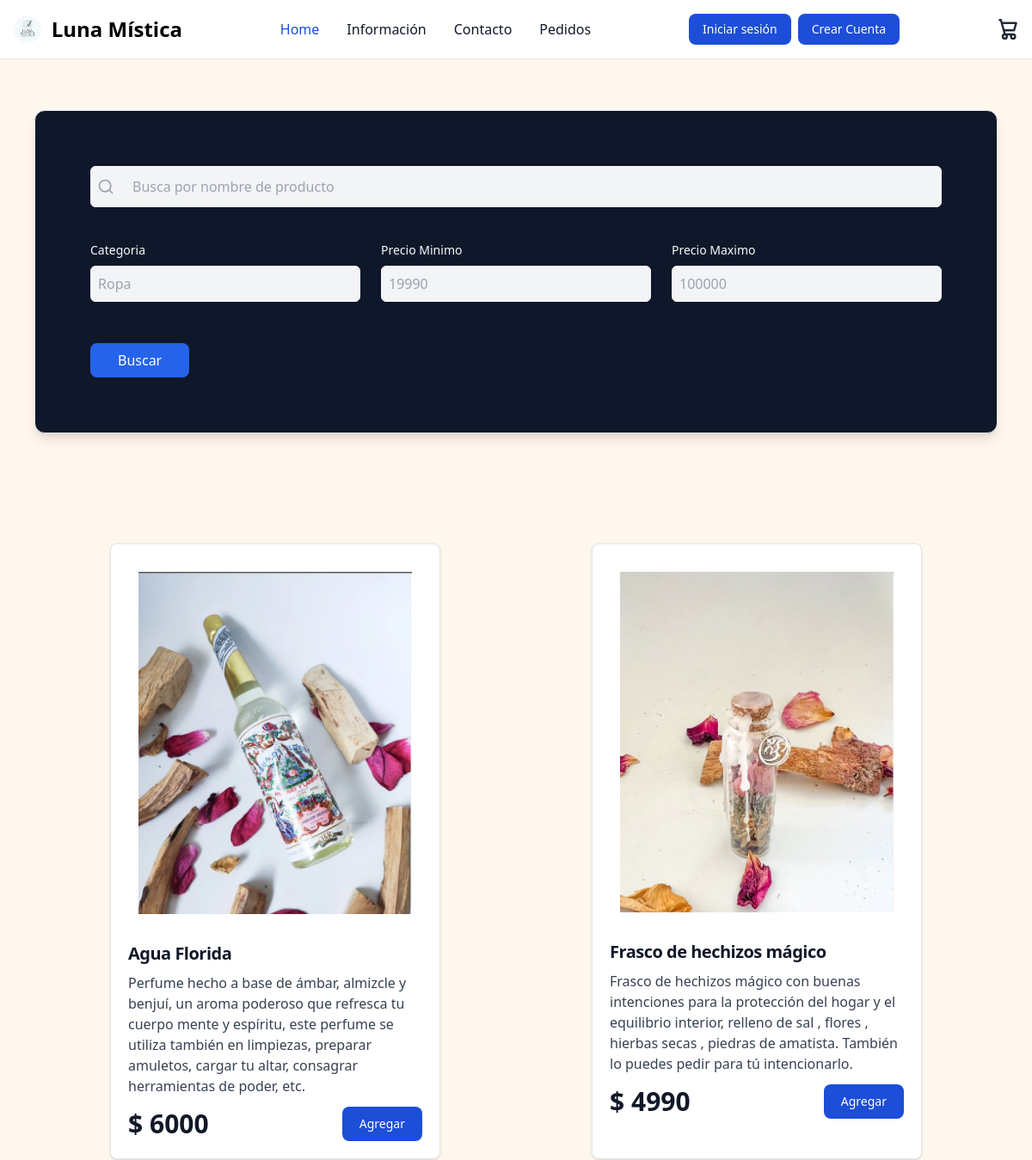
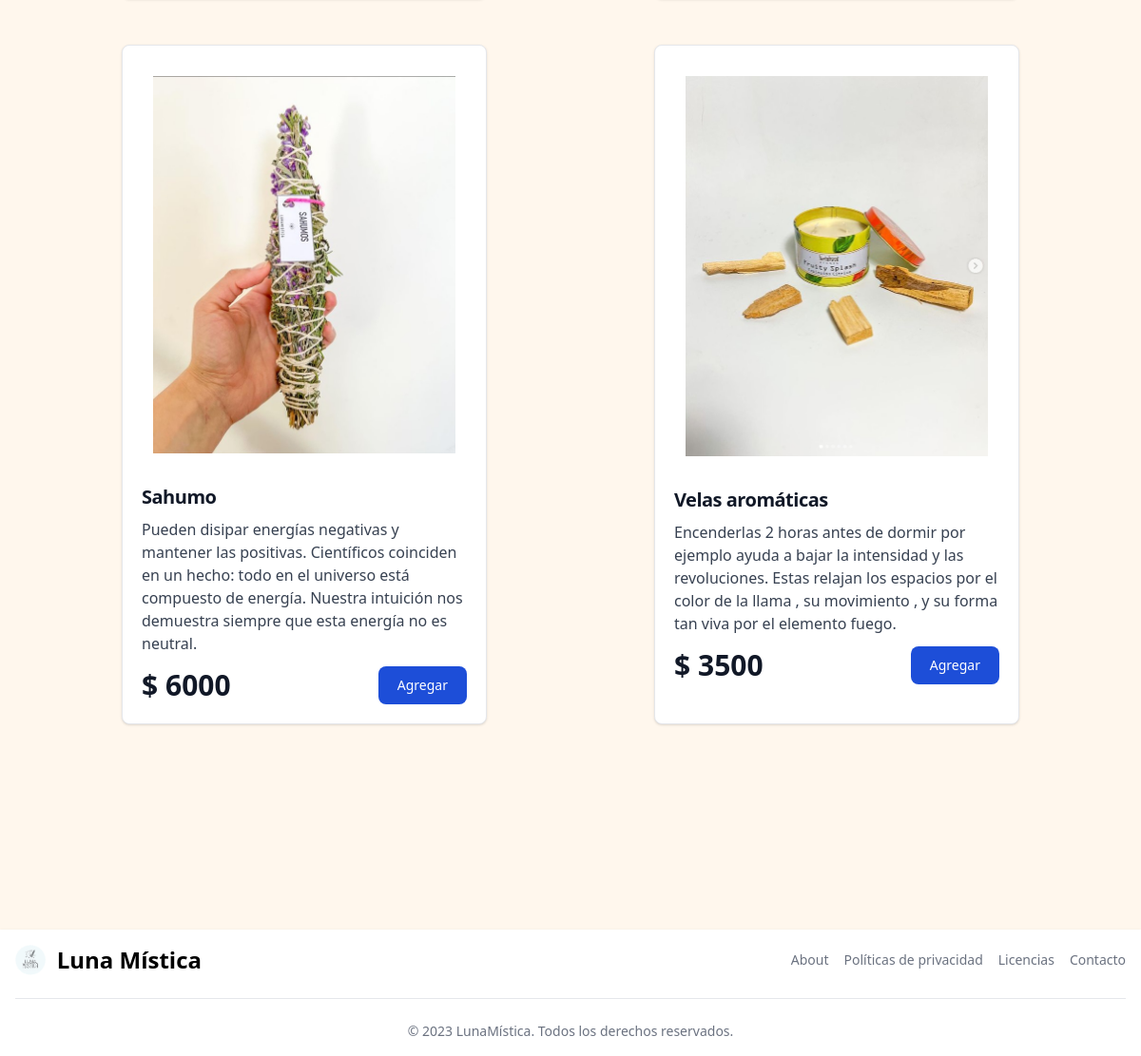
The page / on the database its author committed (2 pictures, top to bottom).
### clientes/models.py (models this page shows, shortened)
class Products(models.Model):
    cantidad_disponible = models.IntegerField(default=0)
    nombre_producto = models.CharField(max_length=200)
    precio_producto = models.IntegerField(default=0)
    descripcion_producto = models.TextField()
    image = models.ImageField(blank=True, null=True)
    categoria = models.CharField(max_length=100, default="Producto")

### clientes/views.py (the view)
# urls.py: 2. Add a URL to urlpatterns:  path('', views.home, name='home')
def home(request):
    products = Products.objects.all()
    categoria = request.GET.get('categoria')
    nombre = request.GET.get('nombre')
    precio_min = request.GET.get('precio_min')
    precio_max = request.GET.get('precio_max')
    if categoria:
        products = products.filter(categoria=categoria)
    if nombre:
        products = products.filter(nombre_producto__icontains=nombre)
    if precio_min:
        products = products.filter(precio_producto__gte=precio_min)
    if precio_max:
        products = products.filter(precio_producto__lte=precio_max)
    return render(request, 'home.html', {"productos":products})

### clientes/context_processor.py (called while the page is built)
def importe_total_carro(request):
    total = 0
    if request.user.is_authenticated:
        for key, value in request.session.get("carro", {}).items():
            total = total + (float(value["precio_producto"])*value["cantidad_disponible"])
    return {"importe_total_carro":total}

### clientes/templates/home.html (shortened to what this page needs)
{% extends "layouts/base.html" %}
    {% block content %}
    {% load static %}
    <h1>home</h1>
    <div class="m-10 pt-16 ">
        <div class="flex flex-col">
            <div class="rounded-xl border border-gray-200 bg-slate-900 p-16 shadow-lg ">
                <form class="" method="get" action="{% url 'home' %}">
                    <div class="relative mb-10 w-full flex items-center justify-between rounded-md">
                        <input type="name" name="nombre"
                            class="h-12 w-full cursor-text rounded-md border border-gray-100 bg-gray-100 py-4 pr-40 pl-12 shadow-sm outline-none focus:border-blue-500 focus:ring focus:ring-blue-200 focus:ring-opacity-50"
                            placeholder="Busca por nombre de producto" value="{{ request.GET.nombre }}" />
                    </div>
                    <div class="grid grid-cols-1 gap-6 md:grid-cols-2 lg:grid-cols-3 xl:grid-cols-3">
                        <div class="flex flex-col">
                            <label for="name" class="text-sm font-medium text-slate-50">Categoria</label>
                            <input type="text" name="categoria" placeholder="Ropa"
                                class="mt-2 block w-full rounded-md border border-gray-100 bg-gray-100 px-2 py-2 shadow-sm outline-none focus:border-blue-500 focus:ring focus:ring-blue-200 focus:ring-opacity-50"
                                value="{{ request.GET.categoria }}" />
                        </div>
                        <div class="flex flex-col">
                            <label for="name" class="text-sm font-medium text-slate-50">Precio Minimo</label>
                            <input type="number" name="precio_min" placeholder="19990"
                                class="mt-2 block w-full rounded-md border border-gray-100 bg-gray-100 px-2 py-2 shadow-sm outline-none focus:border-blue-500 focus:ring focus:ring-blue-200 focus:ring-opacity-50"
                                value="{{ request.GET.precio_min }}" />
                        </div>
                        <div class="flex flex-col">
                            <label for="name" class="text-sm font-medium text-slate-50">Precio Maximo</label>
                            <input type="number" name="precio_max" placeholder="100000"
                                class="mt-2 block w-full rounded-md border border-gray-100 bg-gray-100 px-2 py-2 shadow-sm outline-none focus:border-blue-500 focus:ring focus:ring-blue-200 focus:ring-opacity-50"
                                value="{{ request.GET.precio_max }}" />
                        </div>
                        <div class=" mt-6 grid w-full grid-cols-1 space-x-4 md:flex">
                            <button type="submit"
                                class="rounded-lg bg-blue-600 px-8 py-2 font-medium text-white outline-none hover:opacity-80 focus:ring">Buscar</button>
                        </div>
                </form>
            </div>
        </div>
    </div>
    <div class="flex flex-wrap justify-around py-32">
        {% for producto in productos %}
        <div
            class="w-full max-w-sm bg-white border border-gray-200 rounded-lg shadow dark:bg-gray-800 dark:border-gray-700 mb-12">
            <a href="{% url 'vista_producto' products_id=producto.id %}">
                <img class="p-8 rounded-t-lg" src="{{ producto.image.url }}" alt="{{ producto.nombre_producto }}" />
            </a>
            <div class="px-5 pb-5">
                <a href="#">
                    <h5 class="text-xl font-semibold tracking-tight text-gray-900 dark:text-white">
                        {{ producto.nombre_producto }}</h5>
                </a>
                <p class="mb-3 font-normal text-gray-700 dark:text-gray-400 pt-2 ">{{producto.descripcion_producto}}</p>
                <div class="flex items-center justify-between">
                    <span class="text-3xl font-bold text-gray-900 dark:text-white">$
                        {{ producto.precio_producto }}</span>
                    <a href="{% url 'agregar' producto.id %}"
                        class="text-white bg-blue-700 hover:bg-blue-800 focus:ring-4 focus:outline-none focus:ring-blue-300 font-medium rounded-lg text-sm px-5 py-2.5 text-center dark:bg-blue-600 dark:hover:bg-blue-700 dark:focus:ring-blue-800">Agregar</a>
                </div>
            </div>
        </div>
        {% endfor %}
    </div>
    {% endblock %}

### clientes/templates/layouts/base.html (shortened to what this page needs)
<!DOCTYPE html>
{% load static %}
<html lang="en">
<head>
    <script src="https://cdn.tailwindcss.com"></script>
    <link href="https://cdnjs.cloudflare.com/ajax/libs/flowbite/2.2.0/flowbite.min.css" rel="stylesheet" />
</head>
<body class="flex flex-col min-h-screen  bg-orange-50 ">
    <nav class="bg-white dark:bg-gray-900 fixed w-full z-20 top-0 start-0 border-b border-gray-200 dark:border-gray-600">
        <div class="max-w-screen-xl flex flex-wrap items-center justify-between mx-auto p-4">
        <a href="/home" class="flex items-center space-x-3 rtl:space-x-reverse">
            <img src="{% static 'logo.png' %}" class="h-8" alt="">
            <span class="self-center text-2xl font-semibold whitespace-nowrap dark:text-white">Luna Mística</span>
        </a>
        <div class="flex md:order-2 space-x-3 md:space-x-2 rtl:space-x-reverse">
            {% if user.is_authenticated %}
                <div class="border-b border-gray-200 dark:border-gray-700">
                    <ul class="flex flex-wrap -mb-px text-sm font-medium text-center text-gray-500 dark:text-gray-400">
                        <li class="me-2">
                            <a href="/ver_perfil" class="inline-flex items-center justify-center p-4 border-b-2 border-transparent rounded-t-lg hover:text-gray-600 hover:border-gray-300 dark:hover:text-gray-300 group">
                                <svg class="w-4 h-4 me-2 text-gray-400 group-hover:text-gray-500 dark:text-gray-500 dark:group-hover:text-gray-300" aria-hidden="true" xmlns="http://www.w3.org/2000/svg" fill="currentColor" viewBox="0 0 20 20">
                                    <path d="M10 0a10 10 0 1 0 10 10A10.011 10.011 0 0 0 10 0Zm0 5a3 3 0 1 1 0 6 3 3 0 0 1 0-6Zm0 13a8.949 8.949 0 0 1-4.951-1.488A3.987 3.987 0 0 1 9 13h2a3.987 3.987 0 0 1 3.951 3.512A8.949 8.949 0 0 1 10 18Z"/>
                                </svg><p>{{ user.username }}</p>
                            </a>
                        </li>
                    </ul>
                </div>
                <button type="button" class="py-2.5 px-5 me-2 mb-2 text-sm font-medium text-gray-900 focus:outline-none bg-white rounded-full border border-gray-200 hover:bg-gray-100 hover:text-blue-700 focus:z-10 focus:ring-4 focus:ring-gray-200 dark:focus:ring-gray-700 dark:bg-gray-800 dark:text-gray-400 dark:border-gray-600 dark:hover:text-white dark:hover:bg-gray-700"><a href="{% url 'logout' %}">Cerrar sesión</a></button>
            {% else %}
                <button type="button" class="text-white bg-blue-700 hover:bg-blue-800 focus:ring-4 focus:outline-none focus:ring-blue-300 font-medium rounded-lg text-sm px-4 ¿ py-2 text-center dark:bg-blue-600 dark:hover:bg-blue-700 dark:focus:ring-blue-800"><a href="/login123">Iniciar sesión</a></button>
                <button type="button" class="text-white bg-blue-700 hover:bg-blue-800 focus:ring-4 focus:outline-none focus:ring-blue-300 font-medium rounded-lg text-sm px-4 py-2 text-center dark:bg-blue-600 dark:hover:bg-blue-700 dark:focus:ring-blue-800"><a href="/signup">Crear Cuenta</a></button>
            {% endif %}
        </div>
        <div class="flex md:order-2 space-x-3 md:space-x-0 rtl:space-x-reverse">
            <a href="/carrito" class="block py-2 px-3 text-gray-900 rounded hover:bg-gray-100 md:hover:bg-transparent md:hover:text-blue-700 md:p-0 md:dark:hover:text-blue-500 dark:text-white dark:hover:bg-gray-700 dark:hover:text-white md:dark:hover:bg-transparent dark:border-gray-700">
            </a>
        </div>
        <div class="items-center justify-between hidden w-full md:flex md:w-auto md:order-1" id="navbar-sticky">
        <ul class="flex flex-col p-4 md:p-0 mt-4 font-medium border border-gray-100 rounded-lg bg-gray-50 md:space-x-8 rtl:space-x-reverse md:flex-row md:mt-0 md:border-0 md:bg-white dark:bg-gray-800 md:dark:bg-gray-900 dark:border-gray-700">
            <li>
            <a href="/home" class="block py-2 px-3 text-white bg-blue-700 rounded md:bg-transparent md:text-blue-700 md:p-0 md:dark:text-blue-500" aria-current="page">Home</a>
            </li>
            <li>
            <a href="/about" class="block py-2 px-3 text-gray-900 rounded hover:bg-gray-100 md:hover:bg-transparent md:hover:text-blue-700 md:p-0 md:dark:hover:text-blue-500 dark:text-white dark:hover:bg-gray-700 dark:hover:text-white md:dark:hover:bg-transparent dark:border-gray-700">Información</a>
            </li>
            <li>
            <a href="/contacto" class="block py-2 px-3 text-gray-900 rounded hover:bg-gray-100 md:hover:bg-transparent md:hover:text-blue-700 md:p-0 md:dark:hover:text-blue-500 dark:text-white dark:hover:bg-gray-700 dark:hover:text-white md:dark:hover:bg-transparent dark:border-gray-700">Contacto</a>
            </li>
            <li>
            <a href="" class="block py-2 px-3 text-gray-900 rounded hover:bg-gray-100 md:hover:bg-transparent md:hover:text-blue-700 md:p-0 md:dark:hover:text-blue-500 dark:text-white dark:hover:bg-gray-700 dark:hover:text-white md:dark:hover:bg-transparent dark:border-gray-700">Pedidos</a>
            </li>
        </ul>
        </div>
        </div>
    </nav>
    <div class="flex-grow">
        {% block content %}
        {% endblock %}
    </div>
    <footer class="bg-white shadow dark:bg-gray-900 bottom-0 w-full flex-shrink-0">
        <div class="w-full max-w-screen-xl mx-auto p-2 md:p-4">
            <div class="sm:flex sm:items-center sm:justify-between">
                <a href="/home" class="flex items-center mb-2 sm:mb-0 space-x-3 rtl:space-x-reverse">
                    <img src="{% static 'logo.png' %}" class="h-6 md:h-8" alt="Flowbite Logo" />
                    <span class="self-center text-xl md:text-2xl font-semibold whitespace-nowrap dark:text-white">Luna Mística</span>
                </a>
                <ul class="flex flex-wrap items-center mb-4 text-sm font-medium text-gray-500 sm:mb-0 dark:text-gray-400">
                    <li>
                        <a href="/about" class="hover:underline me-2 md:me-4">About</a>
                    </li>
                    <li>
                        <a href="#" class="hover:underline me-2 md:me-4">Políticas de privacidad</a>
                    </li>
                    <li>
                        <a href="#" class="hover:underline me-2 md:me-4">Licencias</a>
                    </li>
                    <li>
                        <a href="/contacto" class="hover:underline">Contacto</a>
                    </li>
                </ul>
            </div>
            <hr class="my-4 border-gray-200 sm:mx-auto dark:border-gray-700 lg:my-6" />
            <span class="block text-sm text-gray-500 sm:text-center dark:text-gray-400">© 2023 <a href="/home" class="hover:underline">LunaMística</a>. Todos los derechos reservados.</span>
        </div>
    </footer>
</body>
</html>

### rows shown on the page
Products: image (picture), nombre_producto "Agua Florida", descripcion_producto "Perfume hecho a base de ámbar, almizcle y benjuí, un aroma poderoso que refresca tu cuerpo mente y espíritu, este perfume se utiliza también en limpiezas, preparar amuletos, cargar tu altar, consagrar herramientas de poder, etc.", precio_producto "6000"
Products: image (picture), nombre_producto "Frasco de hechizos mágico", descripcion_producto "Frasco de hechizos mágico con buenas intenciones para la protección del hogar y el equilibrio interior, relleno de sal , flores , hierbas secas , piedras de amatista. También lo puedes pedir para tú intencionarlo.", precio_producto "4990"
Products: image (picture), nombre_producto "Sahumo", descripcion_producto "Pueden disipar energías negativas y mantener las positivas. Científicos coinciden en un hecho: todo en el universo está compuesto de energía. Nuestra intuición nos demuestra siempre que esta energía no es neutral.", precio_producto "6000"
Products: image (picture), nombre_producto "Velas aromáticas", descripcion_producto "Encenderlas 2 horas antes de dormir por ejemplo ayuda a bajar la intensidad y las revoluciones. Estas relajan los espacios por el color de la llama , su movimiento , y su forma tan viva por el elemento fuego.", precio_producto "3500"
